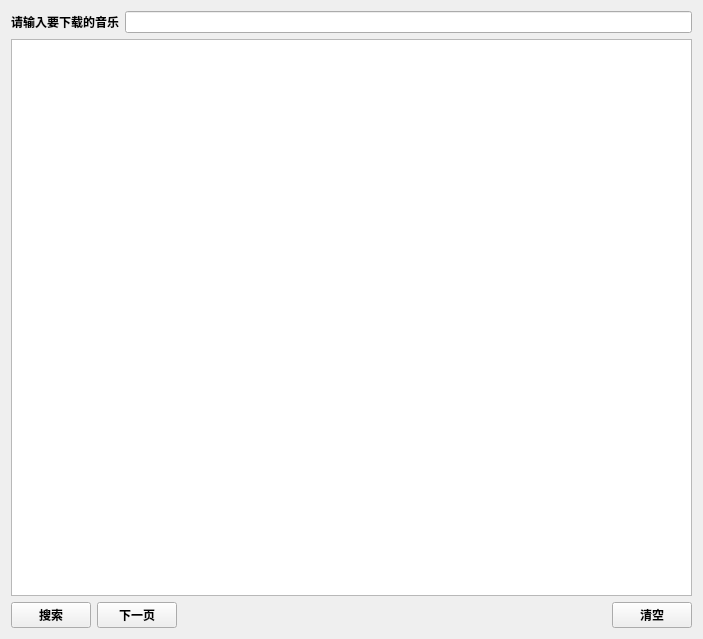
<?xml version="1.0" encoding="UTF-8"?>
<ui version="4.0">
 <class>Form</class>
 <widget class="QWidget" name="Form">
  <property name="geometry">
   <rect>
    <x>0</x>
    <y>0</y>
    <width>703</width>
    <height>639</height>
   </rect>
  </property>
  <property name="font">
   <font>
    <bold>false</bold>
   </font>
  </property>
  <property name="windowTitle">
   <string>音乐下载器</string>
  </property>
  <layout class="QVBoxLayout" name="verticalLayout">
   <item>
    <layout class="QHBoxLayout" name="horizontalLayout">
     <item>
      <widget class="QLabel" name="label">
       <property name="font">
        <font>
         <bold>true</bold>
        </font>
       </property>
       <property name="text">
        <string>请输入要下载的音乐</string>
       </property>
      </widget>
     </item>
     <item>
      <widget class="QLineEdit" name="lineEdit"/>
     </item>
    </layout>
   </item>
   <item>
    <widget class="QListWidget" name="listWidget"/>
   </item>
   <item>
    <layout class="QHBoxLayout" name="horizontalLayout_2">
     <item>
      <widget class="QPushButton" name="btn_srch">
       <property name="font">
        <font>
         <bold>true</bold>
        </font>
       </property>
       <property name="text">
        <string>搜索</string>
       </property>
      </widget>
     </item>
     <item>
      <widget class="QPushButton" name="btn_nextpg">
       <property name="font">
        <font>
         <bold>true</bold>
        </font>
       </property>
       <property name="text">
        <string>下一页</string>
       </property>
      </widget>
     </item>
     <item>
      <spacer name="horizontalSpacer">
       <property name="orientation">
        <enum>Qt::Orientation::Horizontal</enum>
       </property>
       <property name="sizeHint" stdset="0">
        <size>
         <width>40</width>
         <height>20</height>
        </size>
       </property>
      </spacer>
     </item>
     <item>
      <widget class="QPushButton" name="btn_clear">
       <property name="font">
        <font>
         <bold>true</bold>
        </font>
       </property>
       <property name="text">
        <string>清空</string>
       </property>
      </widget>
     </item>
    </layout>
   </item>
  </layout>
 </widget>
 <resources/>
 <connections/>
</ui>
